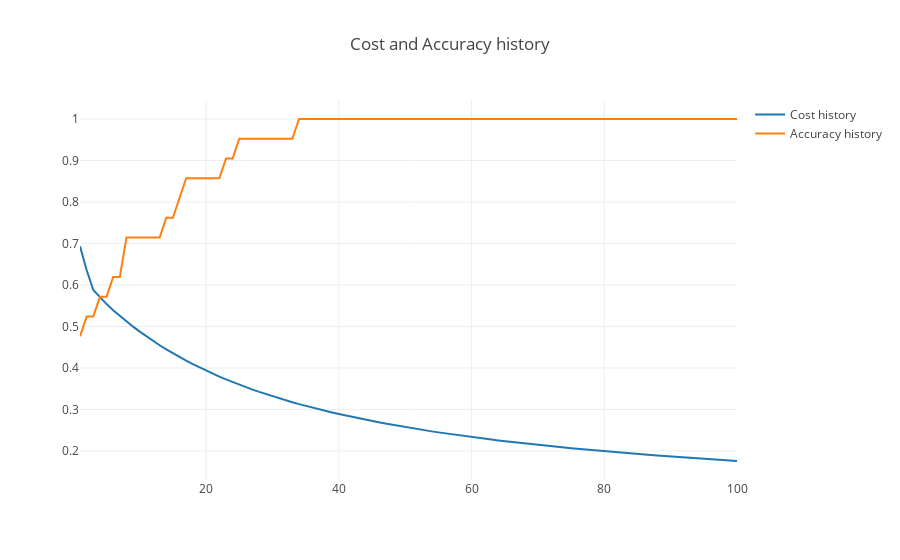

The code cell stored with this chart in its notebook:
### Code cell
// If it doesn't display, remove checkpoints in the same folder and run all the notebook again
{{
val costHistory = Scatter(
    (1 to epochs), 
    history.map(h => h._1),
    name = "Cost history"
)

val accHistory = Scatter(
    (1 to epochs), 
    history.map(h => h._2),
    name = "Accuracy history"
)

val data = Seq(costHistory, accHistory)
val layout = Layout(title = "Cost and Accuracy history")
plot(data, layout)
}}
